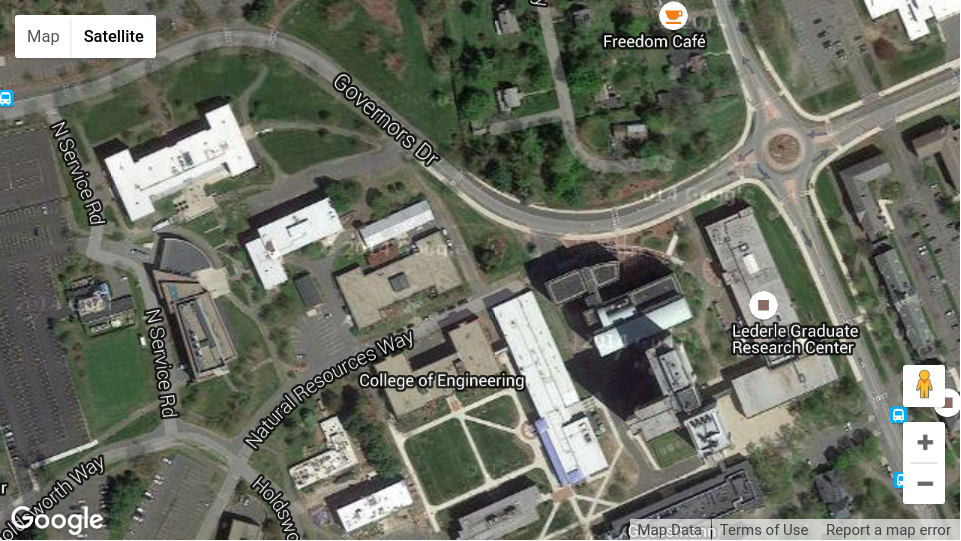
//> input picture cs_lgrc_map.png, 961 x 541 px
$ ./undistort ../cs_lgrc_map.png out.png   (built with g++ and OpenCV 4)
//> lines starting //> are read from the running program, lines starting //| are printed output that depends on the picture
/*
   This program is used to undistort an image.

   Author Sourish Ghosh
*/

#include <opencv2/core/core.hpp>
#include <opencv2/calib3d/calib3d.hpp>
#include <opencv2/highgui/highgui.hpp>
#include <opencv2/imgproc/imgproc.hpp>
#include <stdio.h>
#include <iostream>

using namespace std;
using namespace cv;

int main(int argc, char const *argv[])
{
  if (argc != 3) {
  	cout << "Usage: ./undistort [distorted_img] [undistorted_img]" << endl;

	return 0;
  }

  cv::Mat K1, K2;
  cv::Vec4d D1, D2;

  //Distorted image from left -> img1 and right -> img2
  cv::Mat img1 = imread(argv[1], CV_LOAD_IMAGE_COLOR);
//> img1 is the input picture: 541 rows x 961 cols, CV_8UC3; mean B, G, R 100.9, 112.2, 109.2
  //cv::Mat img2 = imread(argv[2], CV_LOAD_IMAGE_COLOR);

  cv::Mat img1_resized, img2_resized;

  //Resizes before undistorting.
  resize(img1, img1_resized, Size(960, 600));
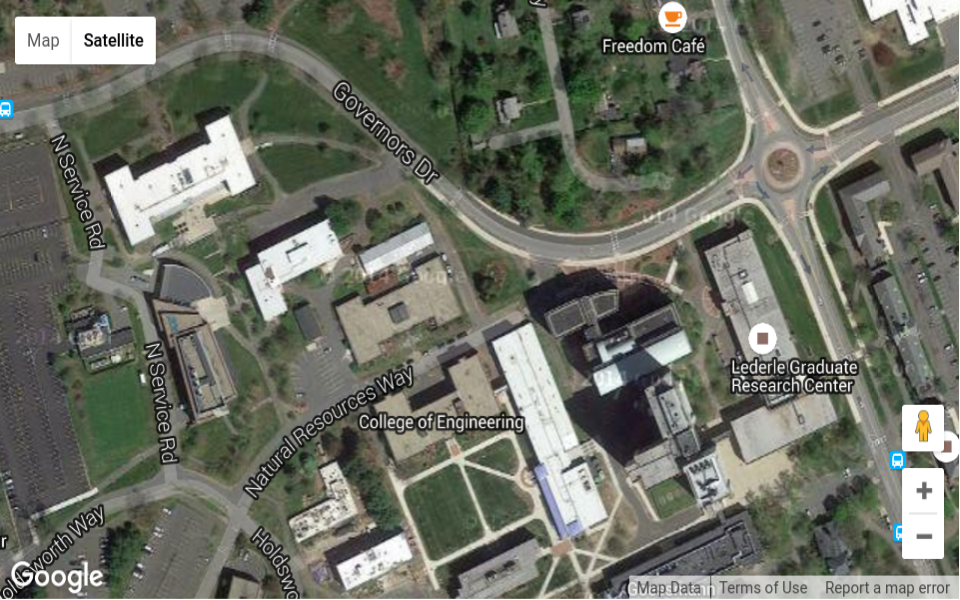
//> img1_resized: 600 rows x 960 cols, CV_8UC3; mean B, G, R 100.8, 112.1, 109
  //resize(img2, img2_resized, Size(960, 600));

  //Camera matrices (i.e. .yml files for left and right respectively)
  cv::FileStorage fs1("/home/rudy/Desktop/UMASS/CICS/data/undistort/cam_left.yml", cv::FileStorage::READ);
  //cv::FileStorage fs2("/home/rudy/Desktop/UMASS/CICS/data/undistort/cam_right.yml", cv::FileStorage::READ);
  fs1["K1"] >> K1;
  fs1["D1"] >> D1;
  //fs2["K1"] >> K2;
  //fs2["D1"] >> D2;

  cv::Mat left_u1, right_u1;

  Matx33d K1new = Matx33d(K1);
  //K1new(0, 0) = 1; K1new(1, 1) = 1; K1new(2, 2) = 1;
  //Matx33d K2new = Matx33d(K2);
  //K2new(0, 0) = 1; K2new(1, 1) = 1; K2new(2, 2) = 1;

  //Undistorts images.
  cv::fisheye::undistortImage(img1_resized, left_u1, Matx33d(K1), Mat(D1), K1new);
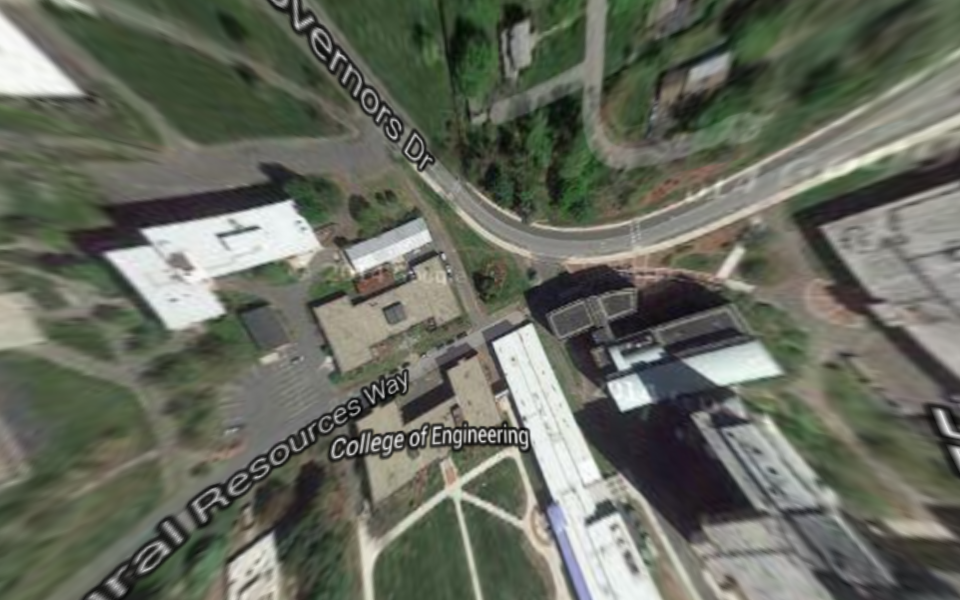
//> left_u1: 600 rows x 960 cols, CV_8UC3; mean B, G, R 94, 106.2, 102.5
  //cv::fisheye::undistortImage(img2_resized, right_u1, Matx33d(K2), Mat(D2), K2new);

  //Resizes the images to their final resolution.
  cv::Mat left_u2, right_u2;

  resize(left_u1, left_u2, Size(360, 224));
  //resize(right_u1, right_u2, Size(360, 224));

  cout << "writing to file..." << endl;
  imwrite(argv[2], left_u2);
  //imwrite(argv[4], right_u2);

  return 0;
}
